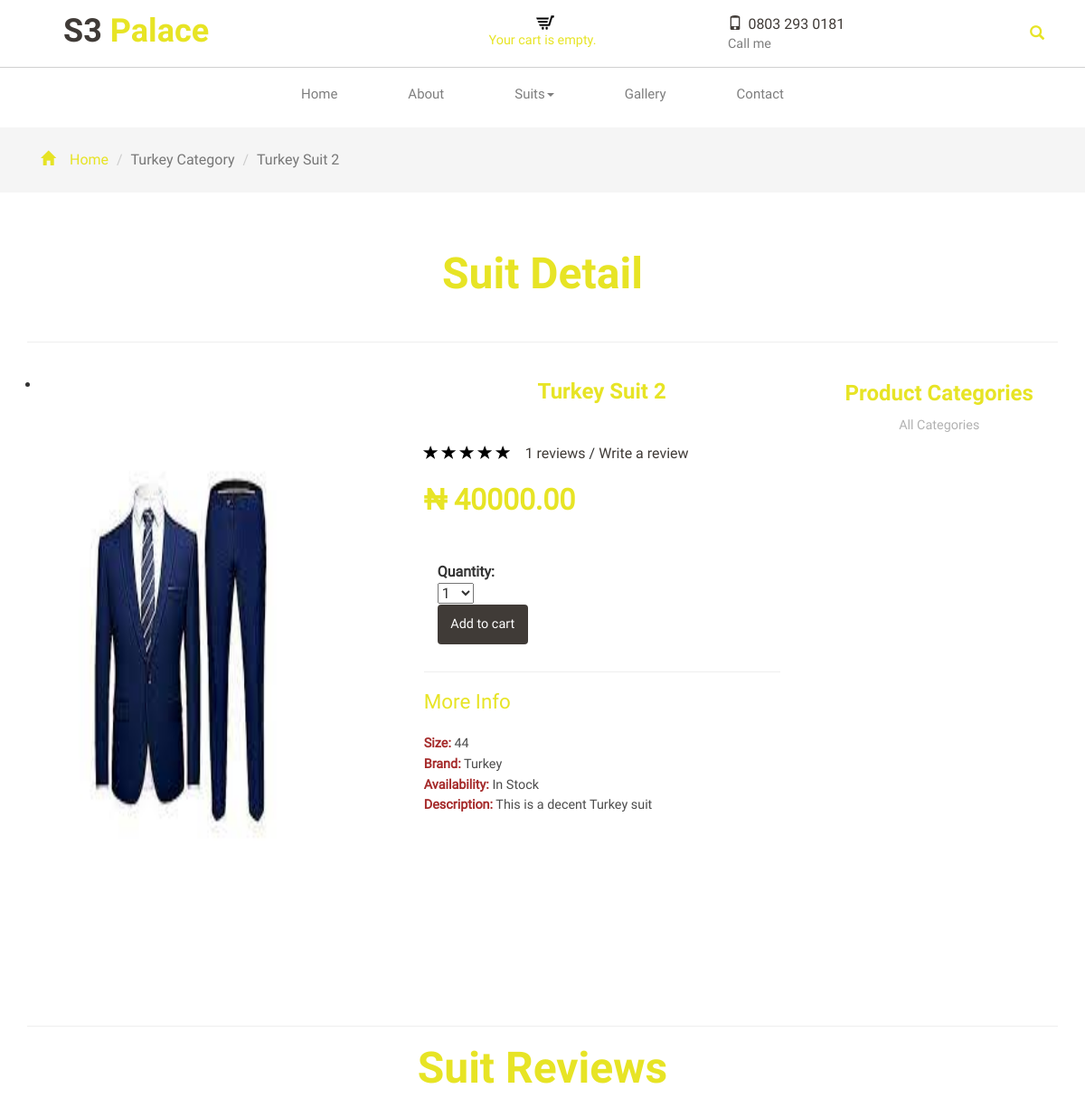
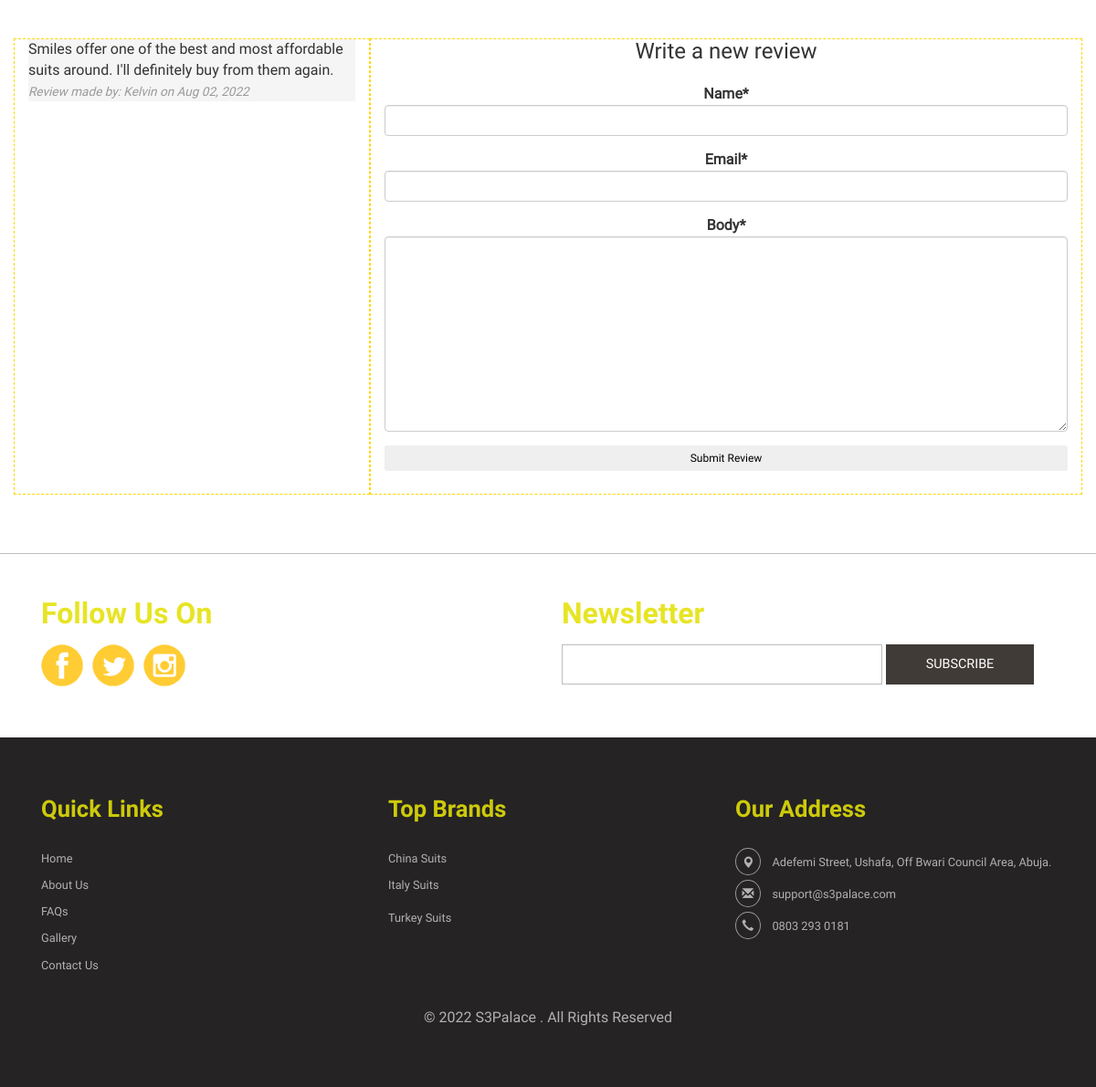
The page /2/turkey-suit-2/ on the database its author committed (2 pictures, top to bottom).
### shop/models.py (models this page shows, shortened)
class Suits(models.Model):
    sizes = (
        (40,40),
        (42,42),
        (44,44),
        (46,46),
        (48,48),
        (50,50),
        (52,52),
        (54,54),
        (56,56),
        (58,58),
        (60,60),
        (64,64),
        (66,66),
        (68,68),
        (70,70)
    )
    brands = (
        ('Italian Suits', 'Italian Suits'),
        ('Turkish Suits', 'Turkish Suits'),
        ('Chinese Suits', 'Chinese Suits'),
        ('Italian Shoes', 'Italian Shoes'),
        ('Turkish Shoes', 'Turkish Shoes'),
        ('Chinese Shoes', 'Chinese Shoes')
    )
    name = models.CharField(max_length=200, db_index=True)
    slug = models.SlugField(max_length=200, db_index=True)
    category = models.ForeignKey(Category, related_name='suits_products', on_delete=models.CASCADE)
    sizes = models.CharField(max_length=20, blank=True, default='44-60')
    brands = models.CharField(max_length=100, choices=brands, null=True, db_index=True)
    image = models.ImageField(upload_to='products/%Y/%m/%d',blank=True)
    description = models.TextField(blank=True)
    price = models.DecimalField(max_digits=10, decimal_places=2)
    available = models.BooleanField(default=True)
    created = models.DateTimeField(auto_now_add=True)
    updated = models.DateTimeField(auto_now=True)
    class Meta:
        ordering = ('name',)
        index_together = (('id', 'slug'),)
    def __str__(self):
        return self.name

class Category(models.Model):
    name = models.CharField(max_length=100, db_index=True)
    slug = models.SlugField(max_length=200, unique=True)
    class Meta:
        ordering = ('name',)
        verbose_name = 'category'
        verbose_name_plural = 'categories'
    def __str__(self):
        return self.name
    def get_absolute_url(self):
        return reverse('shop:product_list_by_category',args=[self.slug])

class Review(models.Model):
    product = models.ForeignKey(Suits, on_delete=models.CASCADE, related_name='reviews')
    name = models.CharField(max_length=80)
    email = models.EmailField()
    body = models.TextField()
    created = models.DateTimeField(auto_now_add=True)
    updated = models.DateTimeField(auto_now=True)
    active = models.BooleanField(default=True)
    class Meta:
        ordering = ('created',)

### shop/views.py (the view)
# urls.py: path('<int:id>/<slug:slug>/', views.suit_detail,name='suit_detail'),
def suit_detail(request, id, slug):
    suit = get_object_or_404(Suits, id=id, slug=slug, available=True)
    categories = Category.objects.all()
    cart_product_form = CartAddProductForm()
    print('This is suit detail=', suit)
    cart = Cart(request)
    reviews = suit.reviews.filter(active=True)
    new_comment = None
    if request.method == 'POST':
        review_form = ReviewForm(data=request.POST)
        if review_form.is_valid():
            new_review = review_form.save(commit=False)
            new_review.product = suit
            new_review.save()
    else:
        review_form = ReviewForm()
    context = {
		'suit': suit,
        'categories':categories,
        'cart':cart,
		'cart_product_form': cart_product_form,
        'review_form':review_form,
        'reviews':reviews
	}
    return render(request,'shop/product/suit_detail.html',context)

### shop/templates/shop/product/suit_detail.html (shortened to what this page needs)
{% extends 'shop/base.html' %}
{% load static %}
{% load crispy_forms_tags %}
{% block content %}
<div class="breadcrumbs">
	<div class="container">
		<ol class="breadcrumb breadcrumb1 animated wow slideInLeft animated" data-wow-delay=".5s" style="visibility: visible; animation-delay: 0.5s; animation-name: slideInLeft;">
			<li><a href="{% url 'shop:home' %}"><span class="glyphicon glyphicon-home" aria-hidden="true"></span>Home</a></li>
			<li class="active">{{ suit.category }} Category</li>
			<li class="active">{{ suit.name }}</li>
		</ol>
	</div>
</div>
<div class="products">
	<div class="container">
		<h2>
			{% if category %}{{ category.name }} {% else %}Suit Detail{% endif %}
		</h2>
        <hr>
        <div class='row'>
            <div class="col-md-9" style="border: 0px solid red;">
                <div class="content-top1">
                    <div class="col-md-4 col-sm-12" style="width:50%; min-height:700px; border: 0px solid red;">
                        <div class="flexslider">
                            <ul class="slides">
                                <li data-thumb="{{ suit.image.url }}">
                                    <div class="thumb-image">
                                        <img style="height:600px; width:100%;" src="{{ suit.image.url }}" data-imagezoom="true" class="img-responsive">
                                    </div>
                                </li>
                            </ul>
                        </div>
                    </div>
                    <div class="col-md-8 col-sm-12" style="min-height:700px; width:50%; border: 0px solid green;">
                        <div class="single-para simpleCart_shelfItem">
                            <h2>{{ suit.name }}</h2>
                             <div class="star-on">
                                <ul>
                                    <li><a href="#"><i class="glyphicon glyphicon-star"> </i></a></li>
                                    <li><a href="#"><i class="glyphicon glyphicon-star"> </i></a></li>
                                    <li><a href="#"><i class="glyphicon glyphicon-star"> </i></a></li>
                                    <li><a href="#"><i class="glyphicon glyphicon-star"> </i></a></li>
                                    <li><a href="#"><i class="glyphicon glyphicon-star"> </i></a></li>
                                </ul>
                                {% with reviews.count as total_reviews %}
                                <div class="review">
                                    <a href="#" class="text-muted"> {{ total_reviews }} reviews </a>/
                                    <a href="#review">Write a review</a>
                                </div>
                                {% endwith %}
                                <div class="clearfix"> </div>
                            </div>
                            <label  class="add-to item_price">&#x20A6; {{ suit.price }}</label>
                            <br>
                            <div class="col-md-4 top-footer1 animated wow fadeInRight">
                               <form action="{% url "cart:cart_add" suit.id %}" method="post">
                                    	{% csrf_token %} <br>
				       {{ cart_product_form }} <br>
                                    <input class="item_add btn btn-outline-dark" style="width:100px;" type="submit" value="Add to cart">
                                </form>
                            </div>
                            <br><br>
                            <div class="available">
                                <br><br><hr>
                                <h6 style="text-align:left; color:#e4e008e1;">More Info</h6>
                                <ul>
                                    <li><b style="color:brown; font-weight: bold;">Size:</b> {{ suit.sizes }}</li> <br>
                                    <li><b style="color:brown; font-weight: bold;">Brand:</b> {{ suit.category }}</li> <br>
                                    <li><b style="color:brown; font-weight: bold;">Availability:</b> {% if suit.available %}In Stock{% else %}Out Of Stock{% endif %}</li> <br>
                                    <li><b style="color:brown; font-weight: bold;">Description:</b> {{ suit.description }}</li>
                                </ul>
                            </div>
                        </div>
                    </div>
                </div>
            </div>
            <br>
            <div class="col-md-3 col-sm-12 mt-10 animated wow fadeInLeft" data-wow-delay=".5s" style="border: 0px solid gold; text-align:center;">
                    <div class="rsidebar span_1_of_left">
                            <h3 class="cate">Product Categories</h3>
                            <ul class="menu-drop">
                                <li class="item1"> {% if not category %} {% endif %}
                                    <a href="{% url "shop:home" %}">All Categories</a>
                                </li>
                            </ul>
                    </div>
            </div>
        </div>
        <hr>
        <h2>Suit Reviews</h2>
        <div id="review" class="row justify-content center">
            <div class="col-md-4 animated wow" style="border:1px dashed gold; min-height:500px;">
                {% for review in reviews %}
                    <div  style="background-color: whitesmoke;">
                        {{ review.body }}
                       <small class="text-muted">
                        <i>
                         Review made by: {{ review.name }} on {{ review.created | date:"M d, Y" }}
                        </i>
                        </small>
                     </div>
                {% empty %}
                    <p>There are no reviews yet for this product!</p>
                    <hr> <br>
                {% endfor %}
            </div>
            <div class="col-md-8 animated wow" style="border:1px dashed gold; min-height:500px; margin: auto; text-align:center;">
                    {% if new_review %}
                        <p>Thanks! Your review has been added.</p>
                    {% else %}
                        <h3>Write a new review</h3> <br>
                        <form method="post">
                           {{ review_form|crispy }}
                           <p><input class="item_add btn btn-outline-warning btn-block btn-sm m-1" type="submit" value="Submit Review"></p>
                        </form>
                    {% endif %}
            </div>
        </div>
    </div>
</div>
{% endblock content  %}

### shop/templates/shop/product/footer.html (shortened to what this page needs)
<div class="footer">
	<div class="container">
		<div class="footer-top">
			<div class="col-md-6 top-footer animated wow fadeInLeft" data-wow-delay=".5s">
				<h3>Follow Us On</h3>
				<div class="social-icons">
					<ul class="social">
						<li><a href="https://web.facebook.com/SMILESSUITSANDSHOESPALACE/"><i class="twitter"></i></a> </li>
						<li><a href="https://web.facebook.com/SMILESSUITSANDSHOESPALACE/"><i class="facebook"></i></a></li>
						<li><a href="https://www.instagram.com/smilessuitsandshoespalace/"><i class="linked"></i> </a></li>
					</ul>
				 </div>
			</div>
			<div class="col-md-6 top-footer1 animated wow fadeInRight" data-wow-delay=".5s">
				<h3>Newsletter</h3>
					<form action="#" method="post">
						<input type="text" name="email" value="" onfocus="this.value='';" onblur="if (this.value == '') {this.value ='';}">
						<input type="submit" value="SUBSCRIBE">
					</form>
			</div>
			<div class="clearfix"> </div>
		</div>
	</div>
	<div class="footer-bottom">
		<div class="container">
				<div class="col-md-4 footer-bottom-cate animated wow fadeInLeft" data-wow-delay=".5s">
					<h6>Quick Links</h6>
					<ul>
						<li><a href="{% url 'shop:home' %}">Home</a></li>
						<li><a href="{% url 'shop:about' %}">About Us</a></li>
						<li><a href="{% url 'shop:about' %}#faq">FAQs</a></li>
						<li><a href="{% url 'shop:gallery' %}">Gallery</a></li>
						<li><a href="{% url 'shop:contact' %}">Contact Us</a></li>
					</ul>
				</div>
				<div class="col-md-4 footer-bottom-cate animated wow fadeInRight" data-wow-delay=".5s">
					<h6>Top Brands</h6>
					<ul>
						{% for c in categories %}
						<li {% if category.slug == c.slug %} {% endif %}>
							{% if c.name == 'China' %}
								<a href="{{ c.get_absolute_url }}">{{ c.name }} Suits</a>
							{% elif c.name == 'Italy' %}
								<a href="{{ c.get_absolute_url }}">{{ c.name }} Suits</a>
							{% elif c.name == 'Turkey' %}
								<a href="{{ c.get_absolute_url }}">{{ c.name }} Suits</a>
							{% elif c.name == 'Nigerian' %}
								<a href="{{ c.get_absolute_url }}">{{ c.name }} Suits</a>
							{% endif %}
						</li>
						{% endfor %}
					</ul>
				</div>
				<div class="col-md-4 footer-bottom-cate cate-bottom animated wow fadeInRight" data-wow-delay=".5s">
					<h6>Our Address</h6>
					<ul>
						<li><i class="glyphicon glyphicon-map-marker" aria-hidden="true"></i>Adefemi Street, Ushafa, Off Bwari Council Area, <span>Abuja.</span></li>
						<li><i class="glyphicon glyphicon-envelope" aria-hidden="true"></i><a href="mailto:support@s3palace.com"></a>support@s3palace.com</li>
						<li><i class="glyphicon glyphicon-earphone" aria-hidden="true"></i>0803 293 0181</li>
					</ul>
				</div>
				<div class="clearfix"> </div>
				<p class="footer-class animated wow fadeInUp animated" data-wow-delay=".5s"
                style="visibility: visible; animation-delay: 0.5s; animation-name: fadeInUp;"> © 2022 S3Palace . All Rights Reserved </p>
		</div>
	</div>
</div>

### rows shown on the page
Suits: category "Turkey", name "Turkey Suit 2", image (picture), price "40000.00", sizes "44", description "This is a decent Turkey suit"
Review: body "Smiles offer one of the best and most affordable suits around. I'll definitely buy from them again.", name "Kelvin", created "Aug 02, 2022"
Category: name "China"
Category: name "Italy"
Category: name "Turkey"

### other values the page prints
{{ total_reviews }} "1"
